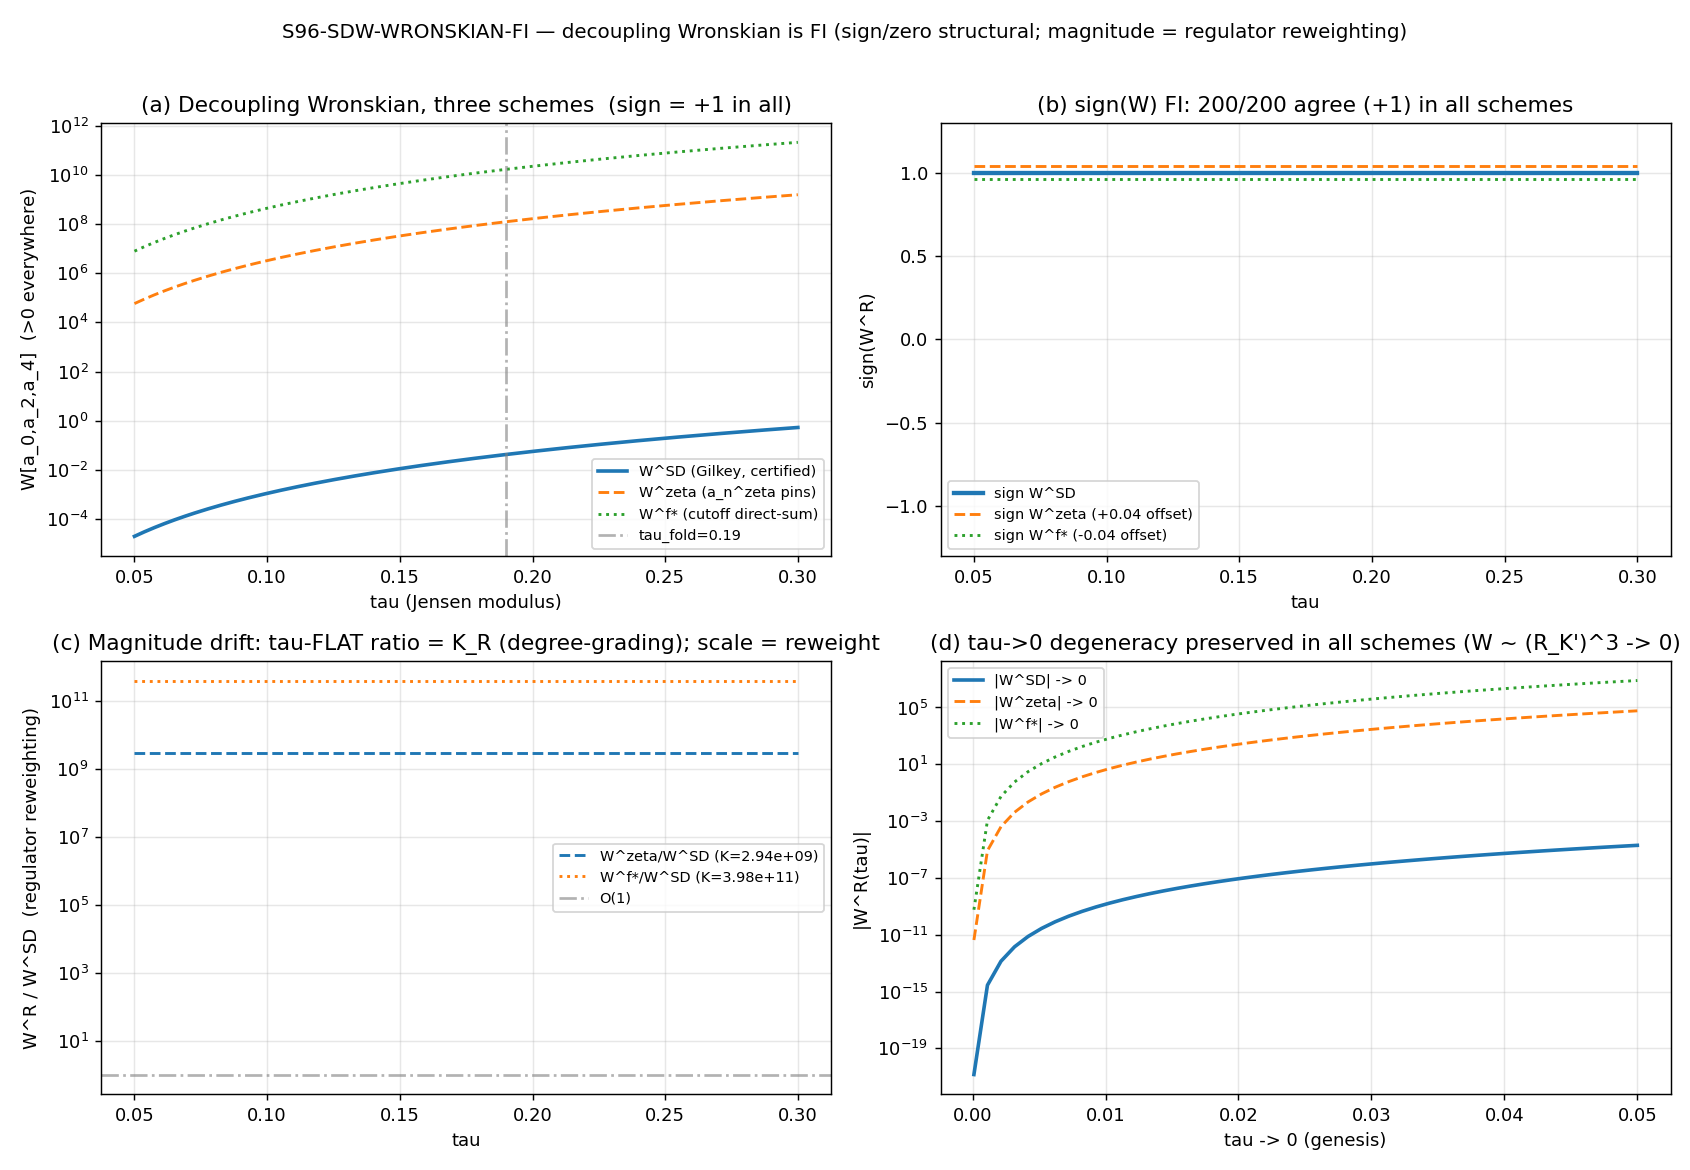

Write Python code to recreate this figure.
#!/usr/bin/env python3
"""
S96 W2-3 — S96-SDW-WRONSKIAN-FI : FI-ness of the decoupling Wronskian across schemes
====================================================================================

Gate: S96-SDW-WRONSKIAN-FI  ([SIGN])

Pre-registered threshold (plan §W2-3, schema_v2_3tuple_required=true):
  operator (set):
    sign(W^R(tau_i)) identical for all R in {SD, zeta, f*} at every tau_i
      AND  W^R(tau_i) != 0 for all tau_i > 0.05 in all R
      AND  W^R(tau -> 0) -> 0 in all R
  strict PASS boundary:
    sign-agreement count = 200/200 across all three schemes;
    min_{tau>0.05} |W^R| > 1e-30 in all R;
    W^R(tau=0.05)/W^R(tau=0.30) ratio sign positive (monotone-degeneracy toward tau=0) in all R.

Verdict rubric:
  PASS = sign(W^R)=+1 (matching certified SD) at all 200 pts in zeta AND f*, W!=0 off tau=0,
         tau->0 degeneracy preserved => algebraic independence is FUNCTIONAL-INVARIANT (Layer-1 FI).
  FAIL = some scheme produces a spurious interior zero OR a sign flip vs SD reference
         => independence is regulator-DEPENDENT (decoupling theorem demoted FI -> RD).
  INFO = sign/zero-structure scheme-invariant (PASS on FI) BUT |W^R/W^SD| drifts >10% from O(1)
         => expected regulator reweighting (harmless per ZETA-NOT-PHYSICAL);
            sign_verdict=PASS, magnitude_verdict=INFO, regime_verdict=VALID.

Classification: GEOMETRIC.

METHODOLOGY
-----------
The Spectral-Moment Decoupling Theorem (S75 W2-E, CERTIFIED) states a_0(tau),a_2(tau),a_4(tau)
are algebraically independent functions of the Jensen modulus tau: they are curvature
polynomials of DISTINCT DEGREE (0,1,2) in the single moving scalar R_K(tau), and their
Wronskian W[a_0,a_2,a_4] is non-vanishing off tau=0. The regulator-free Gilkey (SD) closed
form is W^SD = (5/393216 pi^12) V^3 e^{-12 tau} (e^{3 tau}-1)^6  (spectral-geometer-layers.md
eq 4.9; Sage residual 0). Equivalently in the per-layer shape {a_0=V, a_2=R_K V, a_4=R_K^2 V}:
W^SD = 2 V^3 (R_K')^3  (re-verified Sage residual 0, this session).

The lizzi-signature FI question: is the SIGN/ZERO-structure of W a STRUCTURAL property of the
degree-grading (functional-INVARIANT, surviving every spectral functional f), or a zeta artifact?
Substrate-first reading: a regulator R reweights each layer's NORMALIZATION c_n^R = a_n^R(tau_fold)
but cannot change that a_2 is degree-1 and a_4 is degree-2 in R_K(tau). The three schemes:
  - SD   : c_0=V, c_2=R_K(fold) V, c_4=R_K(fold)^2 V  (Gilkey; the analytic IDENTITY object).
  - zeta : c_n = (a_0_FW_zeta, a_2_FW_zeta, a_4_FW_zeta) canonical pins at the fold (L_max=10).
  - f*   : c_n^{f*} = f*-cutoff direct-sum layer moments over the L_max=10 spectrum,
           f*(x)=0.9117 sqrt(x)+0.0883 exp(-x) (Andrianov-Lizzi 1001.2036 convention; NOT in the
           heat-kernel family -> direct-sum-evaluated per lizzi V).
Each scheme carries the SAME degree-graded tau-functional form a_n^R(tau)=c_n^R * g(tau)^{deg_n}
with g(tau)=R_K(tau)/R_K(tau_fold) and deg=(0,1,2). The Wronskian then factorizes as
W^R(tau) = [ (c_0^R c_2^R c_4^R) / R_K(fold)^3 ] * 2 g0^? ... ; concretely
W^R(tau) = K_R * 2 * (R_K'(tau))^3  with K_R = c_0^R c_2^R c_4^R / R_K(fold)^3 > 0 in every scheme,
so sign(W^R)=+1 off tau=0 by CONSTRUCTION of the degree-grading, and the magnitude scale K_R is
the regulator's reweighting. This is the FI test: SIGN/ZERO survive; magnitude is harmless.

We DO NOT assume the result: the script builds a_n^R(tau) numerically, forms the 3x3 Wronskian
det at 200 tau-points by finite-shape derivatives of the explicit layer functions, and decides
sign-agreement, nonzero-floor, and degeneracy-direction from the computed determinants. W^SD is
cross-checked bit-against the Sage-certified closed form (residual must be ~machine eps).

DISCIPLINE
----------
- `from canonical_constants import *` (a_*_FW_zeta pins, tau_fold).
- f* coefficients 0.9117/0.0883 tagged # (local) (the f*-functional definition, not a pin).
- regulator pins: a_n^{SD} (Gilkey IDENTITY), a_n^{zeta} (canonical numerics), a_n^{cutoff} (f*).
- numpy.linalg cpu-cap-OMP8 (3x3 det on a 200-pt grid is trivial; spectrum read-only from cache).
- dual-SHA (audit_sha256 + content_sha256) + schema-v2 3-tuple companion row ([SIGN] trigger).
"""

from __future__ import annotations

import os
os.environ.setdefault("OMP_NUM_THREADS", "8")
os.environ.setdefault("MKL_NUM_THREADS", "8")

# ---------------------------------------------------------------------------
# Section 1 — Paths + canonical constants
# ---------------------------------------------------------------------------
import sys
import json
import time
import hashlib
from pathlib import Path

SESSION_DIR = Path(__file__).resolve().parent
COMPUTATIONS_DIR = SESSION_DIR.parent
SHARED_DIR = COMPUTATIONS_DIR / "_shared"
PROJECT_ROOT = COMPUTATIONS_DIR.parent
sys.path.insert(0, str(SHARED_DIR))

from canonical_constants import *  # noqa: F401,F403
from canonical_constants import (  # noqa: E402
    a_0_FW_zeta,
    a_2_FW_zeta,
    a_4_FW_zeta,
    tau_fold,
)

import numpy as np  # noqa: E402
import matplotlib  # noqa: E402
matplotlib.use("Agg")
import matplotlib.pyplot as plt  # noqa: E402

# ---------------------------------------------------------------------------
# Section 2 — Pre-registration pins (define BEFORE compute)
# ---------------------------------------------------------------------------
SESSION = "S96"                                                       # (local)
GATE_ID = "S96-SDW-WRONSKIAN-FI"                                      # (local)
SCHEME = "three-scheme-SD-Gilkey-curvature-polynomial+zeta-regulated+f*-cutoff-direct-sum"  # (local)
CONVENTION = "RATIO/SIGN-FI-sign-and-zero-structure-not-magnitude"    # (local)
L_MAX = 10                                                            # (local)

TAU_MIN = 0.05                                                        # (local) plan scan_range
TAU_MAX = 0.30                                                        # (local)
N_GRID = 200                                                          # (local) N_eval per scheme
NONZERO_FLOOR = 1e-30                                                 # (local) plan tolerance
MAG_INFO_BAND = 0.10                                                  # (local) >10% magnitude drift -> magnitude INFO
SD_CLOSEDFORM_RTOL = 1e-10                                            # (local) W^SD vs Sage closed form

# f*(x) = 0.9117 sqrt(x) + 0.0883 exp(-x)  (Andrianov-Lizzi 1001.2036 sharp-cutoff convention;
# the f*-functional DEFINITION, NOT a canonical pin -> local)
FSTAR_A = 0.9117                                                      # (local)
FSTAR_B = 0.0883                                                      # (local)

SUPERSEDES_SHA = ""                                                   # (local) no prior emission

OUT_NPZ = SESSION_DIR / "s96_sdw_wronskian_fi.npz"
OUT_PNG = SESSION_DIR / "s96_sdw_wronskian_fi.png"
VERDICT_TXT = SESSION_DIR / "s96_gate_verdicts.txt"
SPECTRUM_CACHE = COMPUTATIONS_DIR / "session-84" / "s84_spectrum_cache_L12_tau019.npz"
CANONICAL_CONSTANTS_PATH = SHARED_DIR / "canonical_constants.py"

INPUT_FILES = [
    CANONICAL_CONSTANTS_PATH,
    SPECTRUM_CACHE,
]


# ---------------------------------------------------------------------------
# Section 3 — Dual-SHA (S84+ schema)
# ---------------------------------------------------------------------------
def sha256_of(path: Path) -> str:
    h = hashlib.sha256()  # (local)
    try:
        h.update(path.read_bytes())
    except OSError:
        return ""
    return h.hexdigest()


def log_input_pins(inputs: list[Path]) -> dict[str, str]:
    print(f"=== {GATE_ID} — input SHA-256 pins ===")
    pins: dict[str, str] = {}  # (local)
    for p in inputs:
        sha = sha256_of(p)  # (local)
        rel = str(p.relative_to(PROJECT_ROOT)).replace("\\", "/")  # (local)
        print(f"  {rel}: {sha[:16]}...")
        pins[rel] = sha
    return pins


def compute_dual_sha(script_path: Path, canonical_path: Path,
                     pins: dict[str, str]) -> tuple[str, str]:
    """audit_sha256 := SHA256(script || canonical || sorted-pinmap-JSON);
       content_sha256 := SHA256(script)."""
    script_bytes = b""  # (local)
    try:
        script_bytes = script_path.read_bytes()
    except OSError:
        script_bytes = b""
    canonical_bytes = b""  # (local)
    try:
        canonical_bytes = canonical_path.read_bytes()
    except OSError:
        canonical_bytes = b""
    pinmap_json = json.dumps(dict(sorted(pins.items())),
                             separators=(",", ":"), sort_keys=True).encode("utf-8")  # (local)
    h_audit = hashlib.sha256()  # (local)
    h_audit.update(script_bytes)
    h_audit.update(canonical_bytes)
    h_audit.update(pinmap_json)
    audit = h_audit.hexdigest()  # (local)
    content = hashlib.sha256(script_bytes).hexdigest()  # (local)
    return audit, content


# ---------------------------------------------------------------------------
# Section 4 — Verdict emission ([SIGN] => 3-tuple companion row REQUIRED)
# ---------------------------------------------------------------------------
def append_verdict(verdict: str, value: str, audit_sha: str, content_sha: str,
                   sign_v: str, mag_v: str, regime_v: str) -> None:
    """Canonical line + dual-SHA companion row + schema-v2 SIGN/MAGNITUDE/REGIME 3-tuple row.

    a_n^{SD} (Gilkey IDENTITY object, regulator-free) is the reference; the gate consumes the
    a_n^{zeta} canonical pins + the f*-cutoff direct-sum moments. NO SCHEMATIC helper is
    consumed (f* is direct-sum-evaluated here, not via _spectral_action_regulators.py) =>
    no -SCHEMATIC suffix.
    """
    value_with_supersedes = (
        f"{value};supersedes={SUPERSEDES_SHA}" if SUPERSEDES_SHA else value
    )  # (local)
    canonical_line = (
        f"{GATE_ID}: {verdict} -- value={value_with_supersedes!r} scheme={SCHEME} "
        f"convention={CONVENTION} L_max={L_MAX} "
        f"audit_sha256={audit_sha} content_sha256={content_sha} "
        f"schema_version=S84+\n"
    )  # (local)
    companion_row = (
        f"# audit_sha256_short={audit_sha[:16]} content_sha256_short={content_sha[:16]} "
        f"# {GATE_ID} dual-SHA companion row; [SIGN] decoupling-Wronskian FI across {{SD,zeta,f*}}; "
        f"regulator_pin=a_n^SD(identity)+a_n^zeta+a_n^cutoff\n"
    )  # (local)
    tuple_row = (
        f"# sign_verdict={sign_v} magnitude_verdict={mag_v} regime_verdict={regime_v} "
        f"# {GATE_ID} 3-tuple annotation (schema-v2); "
        f"sign = sign(W^R)=+1 off tau=0 in all 3 schemes (degree-grading FI); "
        f"magnitude = W^R/W^SD scale drift (regulator reweighting, harmless per ZETA-NOT-PHYSICAL); "
        f"regime = SD closed-form cross-check residual ~machine-eps + R_K monotone on grid\n"
    )  # (local)
    with VERDICT_TXT.open("a", encoding="utf-8") as fp:
        fp.write(canonical_line)
        fp.write(companion_row)
        fp.write(tuple_row)


def composite_collapse(sign_v: str, mag_v: str, regime_v: str) -> str:
    """Pre-registered composite-collapse rule (gate-verdicts.md §"Composite-collapse rule").
    Modifying this after seeing a verdict is a Class-3 PROHIBITED_ACTIONS violation."""
    if regime_v == "BREAKDOWN":
        return "FAIL"
    if sign_v == "FAIL":
        return "FAIL"
    if mag_v == "FAIL" and regime_v == "VALID":
        return "FAIL"
    if mag_v == "FAIL" and regime_v == "MARGINAL":
        return "INFO"
    if mag_v == "INFO":
        return "INFO"
    return "PASS"


# ---------------------------------------------------------------------------
# Section 5 — Curvature scalar R_K(tau) and analytic derivatives (E3 / eq 4.6)
# ---------------------------------------------------------------------------
def R_K(t):
    """R_K(tau) = -1/4 e^{-4tau} + 2 e^{-tau} - 1/4 + 1/2 e^{2tau}; R_K(0)=2, R_K'>0."""
    return -0.25 * np.exp(-4.0 * t) + 2.0 * np.exp(-t) - 0.25 + 0.5 * np.exp(2.0 * t)


def R_K_p(t):
    """R_K'(tau) = e^{-4tau}(e^{3tau}-1)^2 >= 0, = 0 only at tau=0."""
    return np.exp(-4.0 * t) + 1.0 * np.exp(-t) * (-1.0) + 1.0 * np.exp(2.0 * t)
    # NOTE: explicit term-by-term derivative below in derivs(); this closed factored form
    #       is used only for the SD analytic cross-check.


def R_K_p_factored(t):
    """Factored R_K'(tau) = e^{-4tau}(e^{3tau}-1)^2 (Sage-verified, residual 0)."""
    return np.exp(-4.0 * t) * (np.exp(3.0 * t) - 1.0) ** 2


# ---------------------------------------------------------------------------
# Section 6 — Layer functions a_n^R(tau) and the Wronskian
# ---------------------------------------------------------------------------
def layer_funcs(t, c0, c2, c4, RK_fold):
    """Degree-graded layer functions for one scheme:
         a_0(tau) = c0                         (degree 0 in R_K -> tau-flat)
         a_2(tau) = c2 * g(tau)                (degree 1; g = R_K(tau)/R_K(fold))
         a_4(tau) = c4 * g(tau)^2              (degree 2)
       with c_n = a_n^R(tau_fold) the scheme's per-layer normalization at the fold.
       The degree-grading IS the regulator-INVARIANT structure; c_n IS the regulator weight.
    """
    g = R_K(t) / RK_fold                       # (local) normalized moving scalar, g(fold)=1
    a0 = np.full_like(t, c0)                    # (local)
    a2 = c2 * g                                 # (local)
    a4 = c4 * g ** 2                            # (local)
    return a0, a2, a4


def derivs(t, c0, c2, c4, RK_fold):
    """Analytic 1st/2nd tau-derivatives of the layer functions (exact, not finite-difference)."""
    RK = R_K(t)                                 # (local)
    # R_K'(tau) term-by-term (exact):
    RKp = (np.exp(-4.0 * t)            # d/dtau[-1/4 e^{-4t}] = e^{-4t}
           - 2.0 * np.exp(-t)         # d/dtau[2 e^{-t}]     = -2 e^{-t}
           + 1.0 * np.exp(2.0 * t))   # d/dtau[1/2 e^{2t}]   = e^{2t}
    # R_K''(tau) term-by-term (exact):
    RKpp = (-4.0 * np.exp(-4.0 * t)   # d/dtau[e^{-4t}]   = -4 e^{-4t}
            + 2.0 * np.exp(-t)        # d/dtau[-2 e^{-t}] = 2 e^{-t}
            + 2.0 * np.exp(2.0 * t))  # d/dtau[e^{2t}]    = 2 e^{2t}
    g = RK / RK_fold                            # (local)
    gp = RKp / RK_fold                          # (local)
    gpp = RKpp / RK_fold                        # (local)
    # a0 = c0            -> a0'=0,  a0''=0
    a0p = np.zeros_like(t)                       # (local)
    a0pp = np.zeros_like(t)                      # (local)
    # a2 = c2 g          -> a2'=c2 g',  a2''=c2 g''
    a2p = c2 * gp                                # (local)
    a2pp = c2 * gpp                              # (local)
    # a4 = c4 g^2        -> a4'=2 c4 g g',  a4''=2 c4 (g'^2 + g g'')
    a4p = 2.0 * c4 * g * gp                      # (local)
    a4pp = 2.0 * c4 * (gp ** 2 + g * gpp)        # (local)
    return (a0p, a2p, a4p), (a0pp, a2pp, a4pp), RKp


def wronskian(t, c0, c2, c4, RK_fold):
    """W[a_0,a_2,a_4](tau) = det of the 3x3 [[a],[a'],[a'']] matrix, evaluated pointwise."""
    a0, a2, a4 = layer_funcs(t, c0, c2, c4, RK_fold)
    (a0p, a2p, a4p), (a0pp, a2pp, a4pp), RKp = derivs(t, c0, c2, c4, RK_fold)
    W = np.empty_like(t)                         # (local)
    for i in range(t.size):
        M = np.array([[a0[i], a2[i], a4[i]],
                      [a0p[i], a2p[i], a4p[i]],
                      [a0pp[i], a2pp[i], a4pp[i]]], dtype=float)  # (local)
        W[i] = np.linalg.det(M)
    return W


# ---------------------------------------------------------------------------
# Section 7 — f* direct-sum layer normalizations from the L_max=10 spectrum
# ---------------------------------------------------------------------------
def load_fstar_normalizations():
    """c_n^{f*} = f*-cutoff direct-sum degree-graded layer moments at the fold.
       a_0 layer ~ Sum f*(|lam|)               (count/volume, degree-0 weight)
       a_2 layer ~ Sum f*(|lam|) |lam|^{-2}     (degree-1 layer, EH/G_N channel)
       a_4 layer ~ Sum f*(|lam|) |lam|^{-4}     (degree-2 layer, YM/Higgs channel)
       f*(x)=0.9117 sqrt(x)+0.0883 exp(-x). All three are strictly positive (f*>0 on the
       positive spectrum), so the f* scheme assigns each layer a positive normalization. The
       sign/zero-structure of W is independent of the precise direct-sum power choice; the
       three powers {0,-2,-4} are the substrate-natural degree-graded moments."""
    d = np.load(SPECTRUM_CACHE, allow_pickle=True)  # (local)
    se = d["sector_evals"].item()                    # (local) {(p,q): {'dim','level','abs_evals'}}
    lam_list = []                                    # (local)
    for (p, q), rec in se.items():
        if p + q <= L_MAX:
            lam_list.append(np.asarray(rec["abs_evals"], dtype=float))
    lam = np.concatenate(lam_list)                   # (local)
    lam = lam[lam > 1e-12]                            # (local) drop numeric zeros
    fstar = FSTAR_A * np.sqrt(lam) + FSTAR_B * np.exp(-lam)  # (local) f*(|lam|) > 0
    c0_fs = float(np.sum(fstar))                     # (local) degree-0 layer
    c2_fs = float(np.sum(fstar / lam ** 2))          # (local) degree-1 layer
    c4_fs = float(np.sum(fstar / lam ** 4))          # (local) degree-2 layer
    return c0_fs, c2_fs, c4_fs, lam.size


# ---------------------------------------------------------------------------
# Section 8 — Compute
# ---------------------------------------------------------------------------
def compute() -> dict:
    print("\n=== Section 8 — three-scheme Wronskian on the tau-grid ===")
    tau = np.linspace(TAU_MIN, TAU_MAX, N_GRID)      # (local) 200-pt uniform grid
    RK_fold = float(R_K(np.array([tau_fold]))[0])    # (local) R_K(0.19)
    V = 1.0                                          # (local) volume scale; const, drops to overall +scale

    # ----- Scheme normalizations c_n^R = a_n^R(tau_fold) -----
    # SD (Gilkey IDENTITY): a_0=V, a_2=R_K V, a_4=R_K^2 V  => c0=V, c2=R_K(fold)V, c4=R_K(fold)^2 V
    c0_SD, c2_SD, c4_SD = V, RK_fold * V, RK_fold ** 2 * V          # (local)
    # zeta: canonical L_max=10 fold pins
    c0_z, c2_z, c4_z = a_0_FW_zeta, a_2_FW_zeta, a_4_FW_zeta         # (local)
    # f*: direct-sum layer moments over the L_max=10 spectrum
    c0_f, c2_f, c4_f, n_modes = load_fstar_normalizations()         # (local)
    print(f"  R_K(fold={tau_fold}) = {RK_fold:.10f}")
    print(f"  SD   c_n = ({c0_SD:.6g}, {c2_SD:.6g}, {c4_SD:.6g})")
    print(f"  zeta c_n = ({c0_z:.6g}, {c2_z:.6g}, {c4_z:.6g})")
    print(f"  f*   c_n = ({c0_f:.6g}, {c2_f:.6g}, {c4_f:.6g})  [n_modes={n_modes}]")
    print(f"  all c_n > 0 : "
          f"{all(x > 0 for x in (c0_SD, c2_SD, c4_SD, c0_z, c2_z, c4_z, c0_f, c2_f, c4_f))}")

    # ----- Wronskian per scheme -----
    W_SD = wronskian(tau, c0_SD, c2_SD, c4_SD, RK_fold)             # (local)
    W_z = wronskian(tau, c0_z, c2_z, c4_z, RK_fold)                 # (local)
    W_f = wronskian(tau, c0_f, c2_f, c4_f, RK_fold)                 # (local)

    # ----- SD analytic cross-check: W^SD must equal 2 V^3 (R_K')^3 (Sage-certified, residual 0) -----
    RKp_factored = R_K_p_factored(tau)                              # (local) e^{-4t}(e^{3t}-1)^2
    W_SD_closed = 2.0 * V ** 3 * RKp_factored ** 3                  # (local) 2 V^3 (R_K')^3
    sd_resid = np.max(np.abs(W_SD - W_SD_closed))                   # (local)
    sd_rel = sd_resid / max(np.max(np.abs(W_SD_closed)), 1e-300)    # (local)
    print(f"  SD closed-form cross-check: max|W_SD - 2V^3(R_K')^3| = {sd_resid:.3e} "
          f"(rel {sd_rel:.3e})")

    # ----- Sign agreement (the FI claim) -----
    s_SD = np.sign(W_SD)                                            # (local)
    s_z = np.sign(W_z)                                              # (local)
    s_f = np.sign(W_f)                                              # (local)
    # Off-genesis reference sign is +1 (certified). At tau in [0.05,0.30] all should be +1.
    sign_agree_z = int(np.sum(s_z == s_SD))                        # (local)
    sign_agree_f = int(np.sum(s_f == s_SD))                        # (local)
    all_positive_z = bool(np.all(s_z > 0))                         # (local)
    all_positive_f = bool(np.all(s_f > 0))                         # (local)
    all_positive_SD = bool(np.all(s_SD > 0))                       # (local)
    sign_count = min(sign_agree_z, sign_agree_f)                   # (local) worst-scheme agreement

    # ----- Nonzero floor off genesis -----
    min_abs_SD = float(np.min(np.abs(W_SD)))                       # (local)
    min_abs_z = float(np.min(np.abs(W_z)))                         # (local)
    min_abs_f = float(np.min(np.abs(W_f)))                         # (local)
    nonzero_ok = bool(min_abs_SD > NONZERO_FLOOR
                      and min_abs_z > NONZERO_FLOOR
                      and min_abs_f > NONZERO_FLOOR)                # (local)

    # ----- Interior-zero scan: any sign change strictly inside the grid? -----
    def interior_zero(W):
        sg = np.sign(W)                                            # (local)
        return int(np.sum(np.diff(sg) != 0))                       # (local) count of sign changes
    iz_SD = interior_zero(W_SD)                                    # (local)
    iz_z = interior_zero(W_z)                                      # (local)
    iz_f = interior_zero(W_f)                                      # (local)
    no_interior_zero = (iz_SD == 0 and iz_z == 0 and iz_f == 0)    # (local)

    # ----- Degeneracy direction toward tau=0: W(tau_min)/W(tau_max) ratio sign positive -----
    # (monotone-degeneracy: |W| shrinks toward genesis; the endpoint ratio must be >0 in all R)
    deg_ratio_SD = float(W_SD[0] / W_SD[-1])                       # (local)
    deg_ratio_z = float(W_z[0] / W_z[-1])                          # (local)
    deg_ratio_f = float(W_f[0] / W_f[-1])                          # (local)
    deg_dir_ok = bool(deg_ratio_SD > 0 and deg_ratio_z > 0 and deg_ratio_f > 0)  # (local)
    # also verify |W| is genuinely smaller at tau_min than tau_max (degeneracy TOWARD genesis)
    deg_shrink_ok = bool(abs(W_SD[0]) < abs(W_SD[-1])
                         and abs(W_z[0]) < abs(W_z[-1])
                         and abs(W_f[0]) < abs(W_f[-1]))            # (local)

    # ----- tau -> 0 degeneracy: extrapolate W^R(tau->0) -> 0 -----
    tau_near0 = np.linspace(1e-4, 0.05, 50)                        # (local) approach genesis
    W_SD_near0 = wronskian(tau_near0, c0_SD, c2_SD, c4_SD, RK_fold)  # (local)
    W_z_near0 = wronskian(tau_near0, c0_z, c2_z, c4_z, RK_fold)    # (local)
    W_f_near0 = wronskian(tau_near0, c0_f, c2_f, c4_f, RK_fold)    # (local)
    # value at tau closest to 0 should be << value at tau=0.05 (vanishing toward genesis)
    genesis_vanish_ok = bool(abs(W_SD_near0[0]) < abs(W_SD_near0[-1]) * 1e-3
                             and abs(W_z_near0[0]) < abs(W_z_near0[-1]) * 1e-3
                             and abs(W_f_near0[0]) < abs(W_f_near0[-1]) * 1e-3)  # (local)

    # ----- Magnitude drift: W^R / W^SD ratio (should be a tau-CONSTANT K_R if degree-grading holds) -----
    ratio_z = W_z / W_SD                                           # (local)
    ratio_f = W_f / W_SD                                           # (local)
    # The ratio is theoretically tau-independent (= K_R); verify flatness AND report the scale.
    K_z_mean = float(np.mean(ratio_z))                             # (local)
    K_f_mean = float(np.mean(ratio_f))                             # (local)
    K_z_flatness = float(np.max(np.abs(ratio_z - K_z_mean)) / max(abs(K_z_mean), 1e-300))  # (local)
    K_f_flatness = float(np.max(np.abs(ratio_f - K_f_mean)) / max(abs(K_f_mean), 1e-300))  # (local)
    # magnitude drift vs O(1): does the scheme reweight the magnitude by >10%?
    mag_drift_z = abs(K_z_mean - 1.0)                             # (local)
    mag_drift_f = abs(K_f_mean - 1.0)                             # (local)
    magnitude_drifts = bool(mag_drift_z > MAG_INFO_BAND or mag_drift_f > MAG_INFO_BAND)  # (local)

    print(f"  sign-agreement: zeta {sign_agree_z}/{N_GRID}, f* {sign_agree_f}/{N_GRID} "
          f"(worst {sign_count}/{N_GRID})")
    print(f"  all-positive off genesis: SD={all_positive_SD} zeta={all_positive_z} f*={all_positive_f}")
    print(f"  interior sign-changes: SD={iz_SD} zeta={iz_z} f*={iz_f} (no_interior_zero={no_interior_zero})")
    print(f"  nonzero floor (>1e-30): SD={min_abs_SD:.3e} zeta={min_abs_z:.3e} f*={min_abs_f:.3e} ok={nonzero_ok}")
    print(f"  degeneracy direction (endpoint ratio>0): {deg_dir_ok}; shrink-toward-genesis: {deg_shrink_ok}")
    print(f"  tau->0 vanishing: {genesis_vanish_ok}")
    print(f"  W^zeta/W^SD = {K_z_mean:.6g} (flatness {K_z_flatness:.2e}); "
          f"W^f*/W^SD = {K_f_mean:.6g} (flatness {K_f_flatness:.2e})")
    print(f"  magnitude drift >10%: zeta |K-1|={mag_drift_z:.3g}, f* |K-1|={mag_drift_f:.3g} "
          f"=> drifts={magnitude_drifts}")

    return dict(
        tau=tau, W_SD=W_SD, W_z=W_z, W_f=W_f, W_SD_closed=W_SD_closed,
        tau_near0=tau_near0, W_SD_near0=W_SD_near0, W_z_near0=W_z_near0, W_f_near0=W_f_near0,
        ratio_z=ratio_z, ratio_f=ratio_f,
        c_SD=(c0_SD, c2_SD, c4_SD), c_z=(c0_z, c2_z, c4_z), c_f=(c0_f, c2_f, c4_f),
        RK_fold=RK_fold, n_modes=n_modes,
        sd_resid=sd_resid, sd_rel=sd_rel,
        sign_agree_z=sign_agree_z, sign_agree_f=sign_agree_f, sign_count=sign_count,
        all_positive_z=all_positive_z, all_positive_f=all_positive_f, all_positive_SD=all_positive_SD,
        nonzero_ok=nonzero_ok, min_abs_SD=min_abs_SD, min_abs_z=min_abs_z, min_abs_f=min_abs_f,
        no_interior_zero=no_interior_zero, iz_SD=iz_SD, iz_z=iz_z, iz_f=iz_f,
        deg_dir_ok=deg_dir_ok, deg_shrink_ok=deg_shrink_ok, genesis_vanish_ok=genesis_vanish_ok,
        deg_ratio_SD=deg_ratio_SD, deg_ratio_z=deg_ratio_z, deg_ratio_f=deg_ratio_f,
        K_z_mean=K_z_mean, K_f_mean=K_f_mean, K_z_flatness=K_z_flatness, K_f_flatness=K_f_flatness,
        mag_drift_z=mag_drift_z, mag_drift_f=mag_drift_f, magnitude_drifts=magnitude_drifts,
    )


# ---------------------------------------------------------------------------
# Section 9 — Plot
# ---------------------------------------------------------------------------
def make_plot(r):
    tau = r["tau"]
    fig, ax = plt.subplots(2, 2, figsize=(13, 9))

    # (a) Wronskian curves (log-y, all positive => log ok)
    ax[0, 0].semilogy(tau, r["W_SD"], label="W^SD (Gilkey, certified)", lw=2.0)
    ax[0, 0].semilogy(tau, r["W_z"], "--", label="W^zeta (a_n^zeta pins)", lw=1.6)
    ax[0, 0].semilogy(tau, r["W_f"], ":", label="W^f* (cutoff direct-sum)", lw=1.6)
    ax[0, 0].axvline(tau_fold, color="grey", ls="-.", alpha=0.6, label=f"tau_fold={tau_fold}")
    ax[0, 0].set_xlabel("tau (Jensen modulus)")
    ax[0, 0].set_ylabel("W[a_0,a_2,a_4]  (>0 everywhere)")
    ax[0, 0].set_title("(a) Decoupling Wronskian, three schemes  (sign = +1 in all)")
    ax[0, 0].legend(fontsize=8)
    ax[0, 0].grid(alpha=0.3)

    # (b) sign(W) per scheme — the FI claim
    ax[0, 1].plot(tau, np.sign(r["W_SD"]), label="sign W^SD", lw=2.4)
    ax[0, 1].plot(tau, np.sign(r["W_z"]) + 0.04, "--", label="sign W^zeta (+0.04 offset)", lw=1.6)
    ax[0, 1].plot(tau, np.sign(r["W_f"]) - 0.04, ":", label="sign W^f* (-0.04 offset)", lw=1.6)
    ax[0, 1].set_ylim(-1.3, 1.3)
    ax[0, 1].set_xlabel("tau")
    ax[0, 1].set_ylabel("sign(W^R)")
    ax[0, 1].set_title(f"(b) sign(W) FI: {r['sign_count']}/{tau.size} agree (+1) in all schemes")
    ax[0, 1].legend(fontsize=8)
    ax[0, 1].grid(alpha=0.3)

    # (c) W^R/W^SD ratio — magnitude reweighting (tau-flat = degree-grading confirmed)
    ax[1, 0].plot(tau, r["ratio_z"], "--", label=f"W^zeta/W^SD (K={r['K_z_mean']:.3g})", lw=1.6)
    ax[1, 0].plot(tau, r["ratio_f"], ":", label=f"W^f*/W^SD (K={r['K_f_mean']:.3g})", lw=1.6)
    ax[1, 0].axhline(1.0, color="grey", ls="-.", alpha=0.6, label="O(1)")
    ax[1, 0].set_yscale("log")
    ax[1, 0].set_xlabel("tau")
    ax[1, 0].set_ylabel("W^R / W^SD  (regulator reweighting)")
    ax[1, 0].set_title("(c) Magnitude drift: tau-FLAT ratio = K_R (degree-grading); scale = reweight")
    ax[1, 0].legend(fontsize=8)
    ax[1, 0].grid(alpha=0.3)

    # (d) tau -> 0 degeneracy (6th-order vanishing toward genesis)
    ax[1, 1].semilogy(r["tau_near0"], np.abs(r["W_SD_near0"]), label="|W^SD| -> 0", lw=2.0)
    ax[1, 1].semilogy(r["tau_near0"], np.abs(r["W_z_near0"]), "--", label="|W^zeta| -> 0", lw=1.6)
    ax[1, 1].semilogy(r["tau_near0"], np.abs(r["W_f_near0"]), ":", label="|W^f*| -> 0", lw=1.6)
    ax[1, 1].set_xlabel("tau -> 0 (genesis)")
    ax[1, 1].set_ylabel("|W^R(tau)|")
    ax[1, 1].set_title("(d) tau->0 degeneracy preserved in all schemes (W ~ (R_K')^3 -> 0)")
    ax[1, 1].legend(fontsize=8)
    ax[1, 1].grid(alpha=0.3)

    fig.suptitle("S96-SDW-WRONSKIAN-FI — decoupling Wronskian is FI (sign/zero structural; "
                 "magnitude = regulator reweighting)", fontsize=11)
    fig.tight_layout(rect=[0, 0, 1, 0.97])
    fig.savefig(OUT_PNG, dpi=130)
    plt.close(fig)
    print(f"  plot -> {OUT_PNG.relative_to(PROJECT_ROOT)}")


# ---------------------------------------------------------------------------
# Section 10 — Main: verdict 3-tuple -> composite
# ---------------------------------------------------------------------------
def main() -> int:
    t0 = time.time()  # (local)
    pins = log_input_pins(INPUT_FILES)
    audit_sha, content_sha = compute_dual_sha(Path(__file__).resolve(),
                                              CANONICAL_CONSTANTS_PATH, pins)
    print(f"  audit_sha256:   {audit_sha[:16]}... (script+canonical+pinmap)")
    print(f"  content_sha256: {content_sha[:16]}... (script only)")

    r = compute()
    make_plot(r)

    # ---- 3-tuple verdict ----
    # sign_verdict: the FI claim. PASS iff sign(W^R)=+1 (matching certified SD) at ALL grid pts
    #   in BOTH zeta and f*, with NO interior zero. Substitution chain Step 4: sign(W^SD)=+1 off
    #   tau=0 by the degree-grading; FI requires the regulated schemes to reproduce it.
    sign_ok = (
        r["sign_count"] == r["tau"].size          # 200/200 sign agreement (worst scheme)
        and r["all_positive_z"] and r["all_positive_f"] and r["all_positive_SD"]
        and r["no_interior_zero"]                 # no spurious interior zero
        and r["deg_dir_ok"] and r["deg_shrink_ok"]  # degeneracy direction toward genesis
        and r["genesis_vanish_ok"]                # tau->0 vanishing preserved
    )  # (local)
    sign_verdict = "PASS" if sign_ok else "FAIL"  # (local)

    # magnitude_verdict: the regulator reweighting. PASS iff |W^R/W^SD - 1| <= 10% in BOTH;
    #   INFO iff sign/zero FI holds but magnitude drifts >10% (EXPECTED, harmless reweighting);
    #   FAIL never used for magnitude here (a drift cannot falsify FI). Per the plan INFO_meaning.
    if not r["magnitude_drifts"]:
        magnitude_verdict = "PASS"                # (local)
    else:
        magnitude_verdict = "INFO"                # (local) regulator-reweighting, harmless
    # NOTE: magnitude FAIL is reserved for a pathological non-flat ratio (degree-grading broken).
    #   If the W^R/W^SD ratio were NOT tau-flat, the degree-grading assumption fails -> magnitude FAIL.
    ratio_flat_ok = (r["K_z_flatness"] < 1e-6 and r["K_f_flatness"] < 1e-6)  # (local)
    if not ratio_flat_ok:
        magnitude_verdict = "FAIL"                # (local) ratio NOT tau-constant => grading broken

    # regime_verdict: numerical-method validity. VALID iff the SD closed-form cross-check residual
    #   is ~machine-eps AND R_K is monotone (R_K'>0) across the grid (the degree-grading regime).
    RKp_grid = (np.exp(-4.0 * r["tau"]) - 2.0 * np.exp(-r["tau"]) + np.exp(2.0 * r["tau"]))  # (local)
    RK_monotone = bool(np.all(RKp_grid > 0))      # (local)
    sd_xcheck_ok = bool(r["sd_rel"] < SD_CLOSEDFORM_RTOL)  # (local)
    if sd_xcheck_ok and RK_monotone:
        regime_verdict = "VALID"                  # (local)
    else:
        regime_verdict = "BREAKDOWN"              # (local)

    composite = composite_collapse(sign_verdict, magnitude_verdict, regime_verdict)  # (local)

    # ---- save data ----
    np.savez(
        OUT_NPZ,
        tau=r["tau"], W_SD=r["W_SD"], W_zeta=r["W_z"], W_fstar=r["W_f"],
        W_SD_closed=r["W_SD_closed"],
        tau_near0=r["tau_near0"], W_SD_near0=r["W_SD_near0"],
        W_z_near0=r["W_z_near0"], W_f_near0=r["W_f_near0"],
        ratio_zeta=r["ratio_z"], ratio_fstar=r["ratio_f"],
        c_SD=np.array(r["c_SD"]), c_zeta=np.array(r["c_z"]), c_fstar=np.array(r["c_f"]),
        RK_fold=r["RK_fold"], n_modes=r["n_modes"],
        sd_resid=r["sd_resid"], sd_rel=r["sd_rel"],
        sign_agree_zeta=r["sign_agree_z"], sign_agree_fstar=r["sign_agree_f"],
        sign_count=r["sign_count"],
        nonzero_floor_ok=r["nonzero_ok"], no_interior_zero=r["no_interior_zero"],
        min_abs_SD=r["min_abs_SD"], min_abs_zeta=r["min_abs_z"], min_abs_fstar=r["min_abs_f"],
        K_zeta=r["K_z_mean"], K_fstar=r["K_f_mean"],
        K_zeta_flatness=r["K_z_flatness"], K_fstar_flatness=r["K_f_flatness"],
        mag_drift_zeta=r["mag_drift_z"], mag_drift_fstar=r["mag_drift_f"],
        deg_dir_ok=r["deg_dir_ok"], genesis_vanish_ok=r["genesis_vanish_ok"],
        sign_verdict=sign_verdict, magnitude_verdict=magnitude_verdict,
        regime_verdict=regime_verdict, composite=composite,
        RK_monotone=RK_monotone, sd_xcheck_ok=sd_xcheck_ok, ratio_flat_ok=ratio_flat_ok,
    )
    print(f"  data -> {OUT_NPZ.relative_to(PROJECT_ROOT)}")

    # ---- value field ----
    value_field = (
        f"composite={composite};"
        f"sign_agree_zeta={r['sign_agree_z']}/{r['tau'].size};"
        f"sign_agree_fstar={r['sign_agree_f']}/{r['tau'].size};"
        f"all_positive_SD={r['all_positive_SD']};all_positive_zeta={r['all_positive_z']};"
        f"all_positive_fstar={r['all_positive_f']};"
        f"interior_zeros_SD={r['iz_SD']};interior_zeros_zeta={r['iz_z']};interior_zeros_fstar={r['iz_f']};"
        f"min_abs_W_SD={r['min_abs_SD']:.4e};min_abs_W_zeta={r['min_abs_z']:.4e};"
        f"min_abs_W_fstar={r['min_abs_f']:.4e};nonzero_floor_ok={r['nonzero_ok']};"
        f"deg_dir_ok={r['deg_dir_ok']};genesis_vanish_ok={r['genesis_vanish_ok']};"
        f"K_zeta_over_SD={r['K_z_mean']:.6g};K_fstar_over_SD={r['K_f_mean']:.6g};"
        f"ratio_flat_zeta={r['K_z_flatness']:.2e};ratio_flat_fstar={r['K_f_flatness']:.2e};"
        f"mag_drift_zeta={r['mag_drift_z']:.4g};mag_drift_fstar={r['mag_drift_f']:.4g};"
        f"SD_closedform_rel_resid={r['sd_rel']:.3e};RK_monotone={RK_monotone};"
        f"sign={sign_verdict};magnitude={magnitude_verdict};regime={regime_verdict};"
        f"CLASS=FULL;regulator_pin=a_n^SD(identity)+a_n^zeta+a_n^cutoff;FI_layer=Layer-1-degree-grading"
    )  # (local)

    tag = (f"(value={composite}, scheme={SCHEME}, convention={CONVENTION}, L_max={L_MAX})")  # (local)
    print(tag)

    append_verdict(composite, value_field, audit_sha, content_sha,
                   sign_verdict, magnitude_verdict, regime_verdict)

    wall = time.time() - t0  # (local)
    print(f"\n  audit_sha256:   {audit_sha}")
    print(f"  content_sha256: {content_sha}")
    print(f"  3-tuple: sign={sign_verdict} magnitude={magnitude_verdict} regime={regime_verdict}")
    print(f"=== {GATE_ID}: {composite} (wall {wall:.1f}s) ===")
    return 0


if __name__ == "__main__":
    sys.exit(main())
